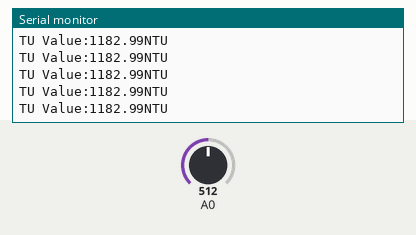
Simulated run of this sketch. Board: Arduino Uno, built with avr-gcc and run on an emulated ATmega328P. On the bench: the last lines printed to the serial monitor. The inputs (shaded band) are chosen by the test bench; at power-on: A0 = 512.

Above: at 1.2 s.
1.3 s: A0 set to 542
At 2.3 s:
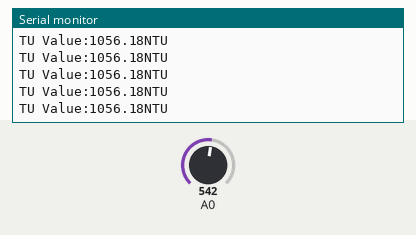
2.8 s: A0 set to 562
At 3.5 s:
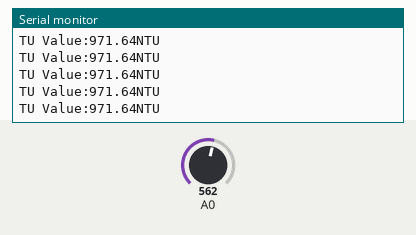
Timing chart, 0 to 5.8 s (numbered marks = the images above; inputs shaded):
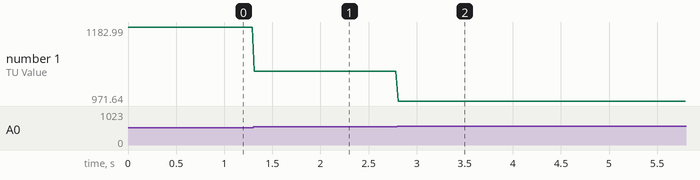

The sketch:

tbd.ino
```cpp
float TU=0.0;
float TU_value=0.0;
float TU_calibration=0.0;
float temp_data=25.0;
float K_Value=3347.19;
void setup() {
  Serial.begin(9600); //Baud rate: 9600
}
void loop() {
  int sensorValue = analogRead(A0);// read the input on analog pin 0:
  float TU = sensorValue * (5.0 / 1024.0); // Convert the analog reading (which goes from 0 - 1023) to a voltage (0 - 5V):
  TU_calibration=-0.0192*(temp_data-25)+TU;
  TU_value=-865.68*TU_calibration + K_Value;

  if(TU_value<=0){TU_value=0;}
  if(TU_value>=3000){TU_value=3000;}
  Serial.print("TU Value:");
  Serial.print(TU_value); // print out the value you read:
  Serial.println("NTU");
  delay(25);
}
```

Measured:
- after the input at 1.3 s, the serial monitor: prints a new line at once (image 1)
- after the input at 2.8 s, the serial monitor: prints a new line at once (image 2)
- plotted number 1: 1182.99 → 1056.18 after the input at 1.3 s, 1056.18 → 971.64 after the input at 2.8 s
